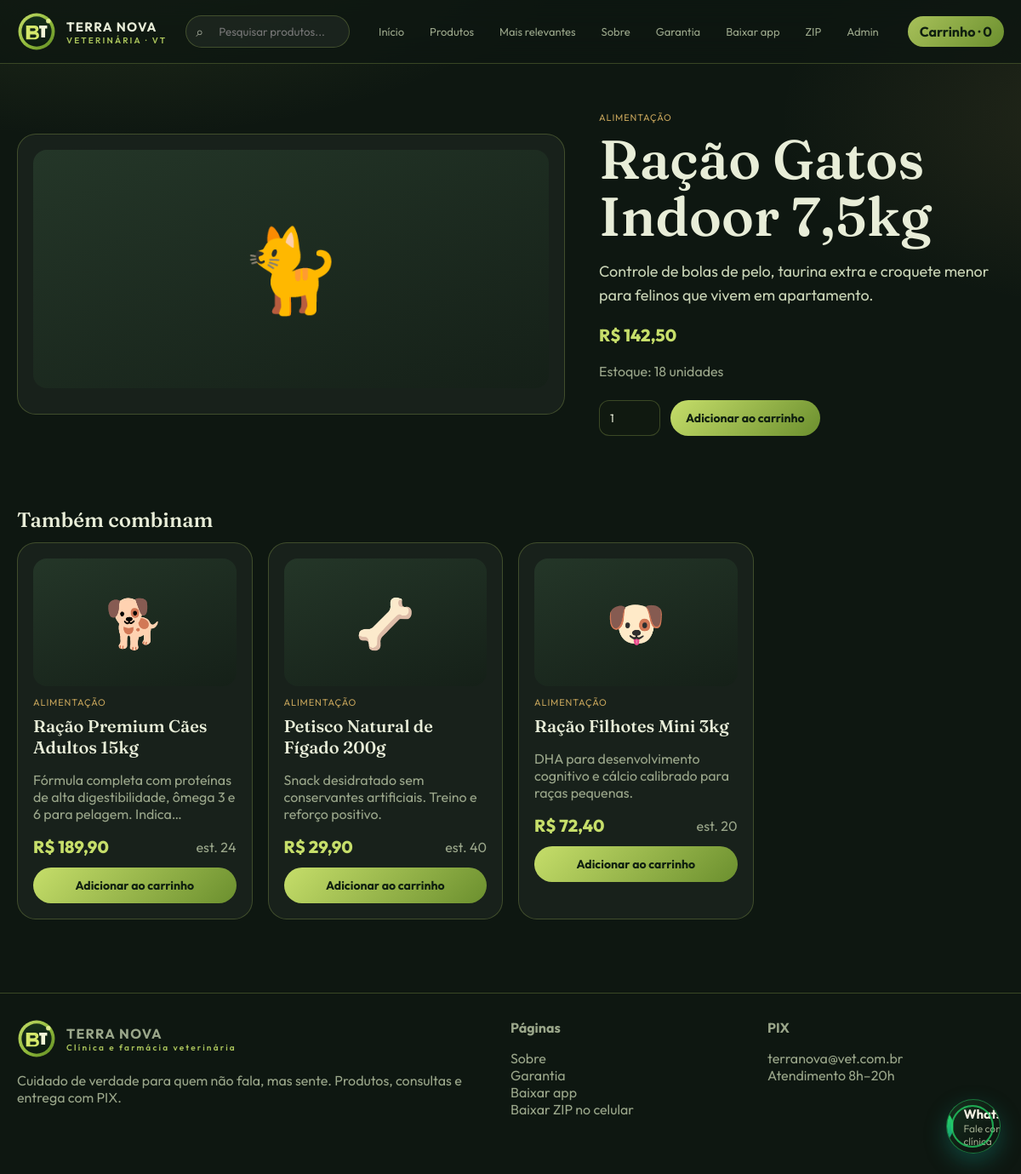
The page /produto/racao-gatos-indoor-75kg/ on the database its author committed.
### store/models.py (models this page shows, shortened)
class Product(models.Model):
    category = models.ForeignKey(Category, on_delete=models.PROTECT, related_name='products')
    name = models.CharField('Nome', max_length=160)
    slug = models.SlugField(unique=True, blank=True)
    description = models.TextField('Descrição')
    price = models.DecimalField('Preço', max_digits=10, decimal_places=2)
    stock = models.PositiveIntegerField('Estoque', default=0)
    featured = models.BooleanField('Mais relevante', default=False)
    active = models.BooleanField('Ativo', default=True)
    emoji = models.CharField('Emoji', max_length=8, default='🦴')
    accent = models.CharField('Cor de destaque', max_length=16, default='#A8C15A')
    created_at = models.DateTimeField(auto_now_add=True)
    class Meta:
        verbose_name = 'Produto'
        verbose_name_plural = 'Produtos'
        ordering = ['-featured', 'name']

class Category(models.Model):
    name = models.CharField('Nome', max_length=80)
    slug = models.SlugField(unique=True, blank=True)
    icon = models.CharField('Ícone', max_length=8, default='🐾')
    class Meta:
        verbose_name = 'Categoria'
        verbose_name_plural = 'Categorias'
        ordering = ['name']

### store/views.py (the view)
# urls.py: path('produto/<slug:slug>/', views.produto_detalhe, name='produto'),
def produto_detalhe(request, slug):
    product = get_object_or_404(Product, slug=slug, active=True)
    related = Product.objects.filter(category=product.category, active=True).exclude(id=product.id)[:4]
    return render(request, 'store/produto.html', {'product': product, 'related': related})

### store/cart.py (called while the page is built)
def _secret() -> bytes:
    return settings.SECRET_KEY.encode()

def new_token() -> str:
    raw = f'{time.time_ns()}'
    return hmac.new(_secret(), raw.encode(), hashlib.sha256).hexdigest()

def ensure_token(session) -> str:
    token = session.get(TOKEN_KEY)
    if not token:
        token = new_token()
        session[TOKEN_KEY] = token
        session.modified = True
    return token

def get_items(session) -> dict:
    return session.get(CART_KEY, {})

def count(session) -> int:
    return sum(int(q) for q in get_items(session).values())

### store/context_processors.py (called while the page is built)
def cart_context(request):
    items_map = cart.get_items(request.session)
    qty = cart.count(request.session)
    return {
        'cart_count': qty,
        'cart_has_items': qty > 0,
        'cart_ids': list(items_map.keys()),
    }

def brand_context(request):
    number = ''.join(ch for ch in str(getattr(settings, 'CLINIC_WHATSAPP', '5511999999999')) if ch.isdigit()) or '5511999999999'
    msg = quote('Ola TERRA NOVA, vim pelo app.')
    return {
        'clinic_name': getattr(settings, 'CLINIC_NAME', 'TERRA NOVA'),
        'clinic_pix_key': getattr(settings, 'CLINIC_PIX_KEY', ''),
        'clinic_whatsapp': number,
        'whatsapp_url': f'https://wa.me/{number}?text={msg}',
        'meta_description': 'Clínica e farmácia veterinária TERRA NOVA. Produtos, app PWA, carrinho seguro e PIX.',
    }

def push_context(request):
    from . import webpush
    return {'vapid_public_key': webpush.public_key()}

### store/webpush.py (called while the page is built)
def load_vapid():
    env_pub = os.environ.get('VAPID_PUBLIC_KEY', '').strip()
    env_pem = os.environ.get('VAPID_PRIVATE_PEM', '').strip()
    if env_pub and env_pem:
        return env_pub, env_pem.replace('\\n', '\n')
    path = Path(settings.BASE_DIR) / 'terranova' / 'vapid.json'
    if path.exists():
        data = json.loads(path.read_text())
        return data['public_key'], data['private_pem']
    return '', ''

def public_key() -> str:
    return load_vapid()[0]

### templates/store/produto.html (shortened to what this page needs)
{% extends 'base.html' %}
{% block content %}
<section class="hero">
  <div class="card">
    <div class="thumb" style="height:280px;font-size:96px">{{ product.emoji }}</div>
  </div>
  <div>
    <div class="tag">{{ product.category.name }}</div>
    <h1>{{ product.name }}</h1>
    <p class="lead">{{ product.description }}</p>
    <p class="price">R$ {{ product.price|floatformat:2 }}</p>
    <p class="muted">Estoque: {{ product.stock }} unidades</p>
    <form method="post" action="{% url 'store:adicionar' product.id %}" class="cta-row">
      <input class="qty" type="number" name="qty" value="1" min="1" max="{{ product.stock }}">
      <button class="btn btn-cana" type="submit">Adicionar ao carrinho</button>
    </form>
  </div>
</section>
{% if related %}
<section class="section">
  <h2>Também combinam</h2>
  <div class="grid-4">
    {% for p in related %}{% include 'store/_card.html' %}{% endfor %}
  </div>
</section>
{% endif %}
{% endblock %}

### templates/base.html (shortened to what this page needs)
{% load static %}
<!DOCTYPE html>
<html lang="pt-br">
<head>
  <link rel="stylesheet" href="{% static 'css/style.css' %}">
  <link rel="stylesheet" href="{% static 'css/whatsapp.css' %}">
</head>
<body>
  <header class="nav">
    <div class="wrap nav-inner">
      <a class="brand" href="{% url 'store:inicio' %}">
        <img src="{% static 'img/logo.svg' %}" alt="Logo VT">
        <div>
          <span>TERRA NOVA</span>
          <small>VETERINÁRIA · VT</small>
        </div>
      </a>
      <form class="search" action="{% url 'store:produtos' %}" method="get" autocomplete="off">
        <span class="ico">⌕</span>
        <input id="q" name="q" value="{{ q|default:'' }}" placeholder="Pesquisar produtos...">
      </form>
      <nav class="nav-links">
        <a href="{% url 'store:inicio' %}">Início</a>
        <a href="{% url 'store:produtos' %}">Produtos</a>
        <a href="{% url 'store:relevantes' %}">Mais relevantes</a>
        <a href="{% url 'store:sobre' %}">Sobre</a>
        <a href="{% url 'store:garantia' %}">Garantia</a>
        <a href="{% url 'store:app' %}">Baixar app</a>
        <a href="{% url 'store:baixar_zip' %}">ZIP</a>
        {% if user.is_staff %}
          <a href="{% url 'store:painel' %}">Painel</a>
        {% else %}
          <a href="{% url 'accounts:login' %}">Admin</a>
        {% endif %}
      </nav>
      <a class="cart-pill" href="{% url 'store:carrinho' %}">Carrinho · {{ cart_count }}</a>
    </div>
  </header>
  <main class="wrap">
    {% block content %}{% endblock %}
  </main>
  <footer>
    <div class="wrap foot-grid">
      <div>
        <div class="brand">
          <img src="{% static 'img/logo.svg' %}" alt="" width="40">
          <div><strong>TERRA NOVA</strong><small style="display:block;color:var(--cana)">Clínica e farmácia veterinária</small></div>
        </div>
        <p class="muted">Cuidado de verdade para quem não fala, mas sente. Produtos, consultas e entrega com PIX.</p>
      </div>
      <div>
        <strong>Páginas</strong>
        <p><a href="{% url 'store:sobre' %}">Sobre</a><br>
           <a href="{% url 'store:garantia' %}">Garantia</a><br>
           <a href="{% url 'store:app' %}">Baixar app</a><br>
           <a href="{% url 'store:baixar_zip' %}">Baixar ZIP no celular</a></p>
      </div>
      <div>
        <strong>PIX</strong>
        <p class="muted">{{ clinic_pix_key }}<br>Atendimento 8h–20h</p>
      </div>
    </div>
  </footer>
  {% include 'includes/whatsapp.html' %}
</body>
</html>

### templates/includes/meta_mobile.html (shortened to what this page needs)
{% load static %}

### templates/store/_card.html (shortened to what this page needs)
{% load humanize %}
<article class="card">
  <a href="{% url 'store:produto' p.slug %}">
    <div class="thumb">{{ p.emoji }}</div>
    <div class="tag">{{ p.category.name }}</div>
    <h3 style="font-size:20px">{{ p.name }}</h3>
    <p class="muted" style="min-height:44px">{{ p.description|truncatechars:90 }}</p>
    <div style="display:flex;justify-content:space-between;align-items:center">
      <span class="price">R$ {{ p.price|floatformat:2 }}</span>
      <span class="muted">est. {{ p.stock }}</span>
    </div>
  </a>
  <form method="post" action="{% url 'store:adicionar' p.id %}" style="margin-top:12px">
    <button class="btn btn-cana" type="submit" style="width:100%">Adicionar ao carrinho</button>
  </form>
</article>

### templates/includes/whatsapp.html (shortened to what this page needs)
<a class="wa-float{% if request.path|slice:':3' == '/m/' %} wa-float--app{% endif %}"
   href="{{ whatsapp_url|default:'https://wa.me/5511999999999?text=Ola%20TERRA%20NOVA' }}"
   target="_blank" rel="noopener noreferrer"
   aria-label="Falar no WhatsApp com a TERRA NOVA">
  <span class="wa-float__rings" aria-hidden="true"><i></i><i></i></span>
  <span class="wa-float__copy"><strong>WhatsApp</strong><small>Fale com a clínica</small></span>
</a>

### static/css/style.css (style rules this page uses)
:root { --cana: #A8C15A; --cana-2: #C6DE6A; --cana-dark: #6B8F2E; --forest: #0E1711; --moss: #16241A; --leaf: #1E3324; --cream: #F3F0E2; --sand: #E7E1C8; --gold: #C4A35A; --ink: #E8EDD8; --muted: #9AA68A; --danger: #E26A5A; --ok: #7DCF7A; --card: rgba(255,255,255,.045); --stroke: rgba(168,193,90,.28); --shadow: 0 20px 50px rgba(0,0,0,.35); --radius: 22px; --font: "Outfit", system-ui, sans-serif; --serif: "Fraunces", Georgia, serif; }
* { box-sizing: border-box; }
html, body { margin: 0; padding: 0; }
body { font-family: var(--font); background: radial-gradient(1200px 600px at 10% -10%, rgba(168,193,90,.18), transparent 50%), radial-gradient(900px 500px at 110% 10%, rgba(196,163,90,.12), transparent 45%), var(--forest); color: var(--ink); min-height: 100vh; }
a { color: inherit; text-decoration: none; }
img { max-width: 100%; display: block; }
.wrap { width: min(1180px, calc(100% - 40px)); margin: 0 auto; }
.nav { position: sticky; top: 0; z-index: 40; backdrop-filter: blur(16px); background: rgba(14,23,17,.78); border-bottom: 1px solid var(--stroke); }
.nav-inner { display: flex; align-items: center; gap: 22px; padding: 14px 0; }
.brand { display: flex; align-items: center; gap: 12px; font-weight: 700; letter-spacing: .08em; }
.brand img { width: 46px; height: 46px; }
.brand span { font-size: 15px; }
.brand small { display: block; color: var(--cana); letter-spacing: .22em; font-size: 10px; font-weight: 600; }
.nav-links { display: flex; gap: 6px; margin-left: auto; flex-wrap: wrap; }
.nav-links a, .chip { padding: 8px 12px; border-radius: 999px; font-size: 13px; color: var(--muted); }
.cart-pill { display: inline-flex; align-items: center; gap: 8px; background: linear-gradient(135deg, var(--cana), var(--cana-dark)); color: #102010; font-weight: 700; padding: 8px 14px; border-radius: 999px; }
.search { flex: 1; max-width: 340px; position: relative; }
.search input { width: 100%; border: 1px solid var(--stroke); background: rgba(255,255,255,.05); color: var(--ink); border-radius: 999px; padding: 10px 16px 10px 38px; outline: none; }
.search .ico { position: absolute; left: 12px; top: 9px; opacity: .7; }
.hero { display: grid; grid-template-columns: 1.15fr .85fr; gap: 40px; align-items: center; padding: 56px 0 30px; }
h1, h2, h3 { font-family: var(--serif); margin: 8px 0 12px; font-weight: 560; }
h1 { font-size: clamp(36px, 6vw, 64px); line-height: 1.05; }
.lead { color: #c9d4b6; font-size: 18px; max-width: 52ch; line-height: 1.55; }
.cta-row { display: flex; gap: 12px; margin-top: 24px; flex-wrap: wrap; }
.btn { border: 0; cursor: pointer; border-radius: 999px; padding: 12px 18px; font-weight: 700; font-family: var(--font); font-size: 14px; }
.btn-cana { background: linear-gradient(135deg, var(--cana-2), var(--cana-dark)); color: #102010; }
.grid-3, .grid-4 { display: grid; gap: 18px; }
.grid-4 { grid-template-columns: repeat(4, 1fr); }
.section { padding: 46px 0; }
.card { background: var(--card); border: 1px solid var(--stroke); border-radius: var(--radius); padding: 18px; transition: transform .2s ease, border-color .2s; }
.thumb { height: 150px; border-radius: 16px; display: grid; place-items: center; font-size: 56px; background: linear-gradient(160deg, #243628, #152018); margin-bottom: 12px; }
.price { color: var(--cana-2); font-weight: 800; font-size: 20px; }
.muted { color: var(--muted); }
.tag { font-size: 11px; letter-spacing: .08em; text-transform: uppercase; color: var(--gold); }
footer { border-top: 1px solid var(--stroke); margin-top: 40px; padding: 30px 0 50px; color: var(--muted); }
.foot-grid { display: grid; grid-template-columns: 2fr 1fr 1fr; gap: 24px; }
input, textarea, select { width: 100%; background: #101910; border: 1px solid var(--stroke); color: var(--ink); border-radius: 12px; padding: 11px 12px; font-family: var(--font); }
.qty { width: 72px; }
.wa-float { position: fixed; right: max(16px, env(safe-area-inset-right)); bottom: max(20px, env(safe-area-inset-bottom)); z-index: 9999; width: 60px; height: 60px; border-radius: 50%; background: transparent; box-shadow: 0 10px 24px rgba(30, 190, 93, .38); display: flex; align-items: center; justify-content: center; text-decoration: none; color: #fff; transition: transform .2s ease; }
.wa-float__icon { width: 60px; height: 60px; display: block; }
@media (min-width: 1100px) { .wa-float { width: 64px; height: 64px; right: 28px; bottom: 28px; } }
@media (min-width: 1100px) { .wa-float__icon { width: 64px; height: 64px; } }

### rows shown on the page
Product: emoji "🐈", category.name "ALIMENTAÇÃO", name "Ração Gatos Indoor 7,5kg", description "Controle de bolas de pelo, taurina extra e croquete menor para felinos que vivem em apartamento.", price "142,50", stock "18"
Product: emoji "🐕", category.name "ALIMENTAÇÃO", name "Ração Premium Cães Adultos 15kg", description "Fórmula completa com proteínas de alta digestibilidade, ômega 3 e 6 para pelagem. Indica…", price "189,90", stock "24"
Product: emoji "🦴", category.name "ALIMENTAÇÃO", name "Petisco Natural de Fígado 200g", description "Snack desidratado sem conservantes artificiais. Treino e reforço positivo.", price "29,90", stock "40"
Product: emoji "🐶", category.name "ALIMENTAÇÃO", name "Ração Filhotes Mini 3kg", description "DHA para desenvolvimento cognitivo e cálcio calibrado para raças pequenas.", price "72,40", stock "20"

### other values the page prints
{{ cart_count }} "0"
{{ clinic_pix_key }} "terranova@vet.com.br"
